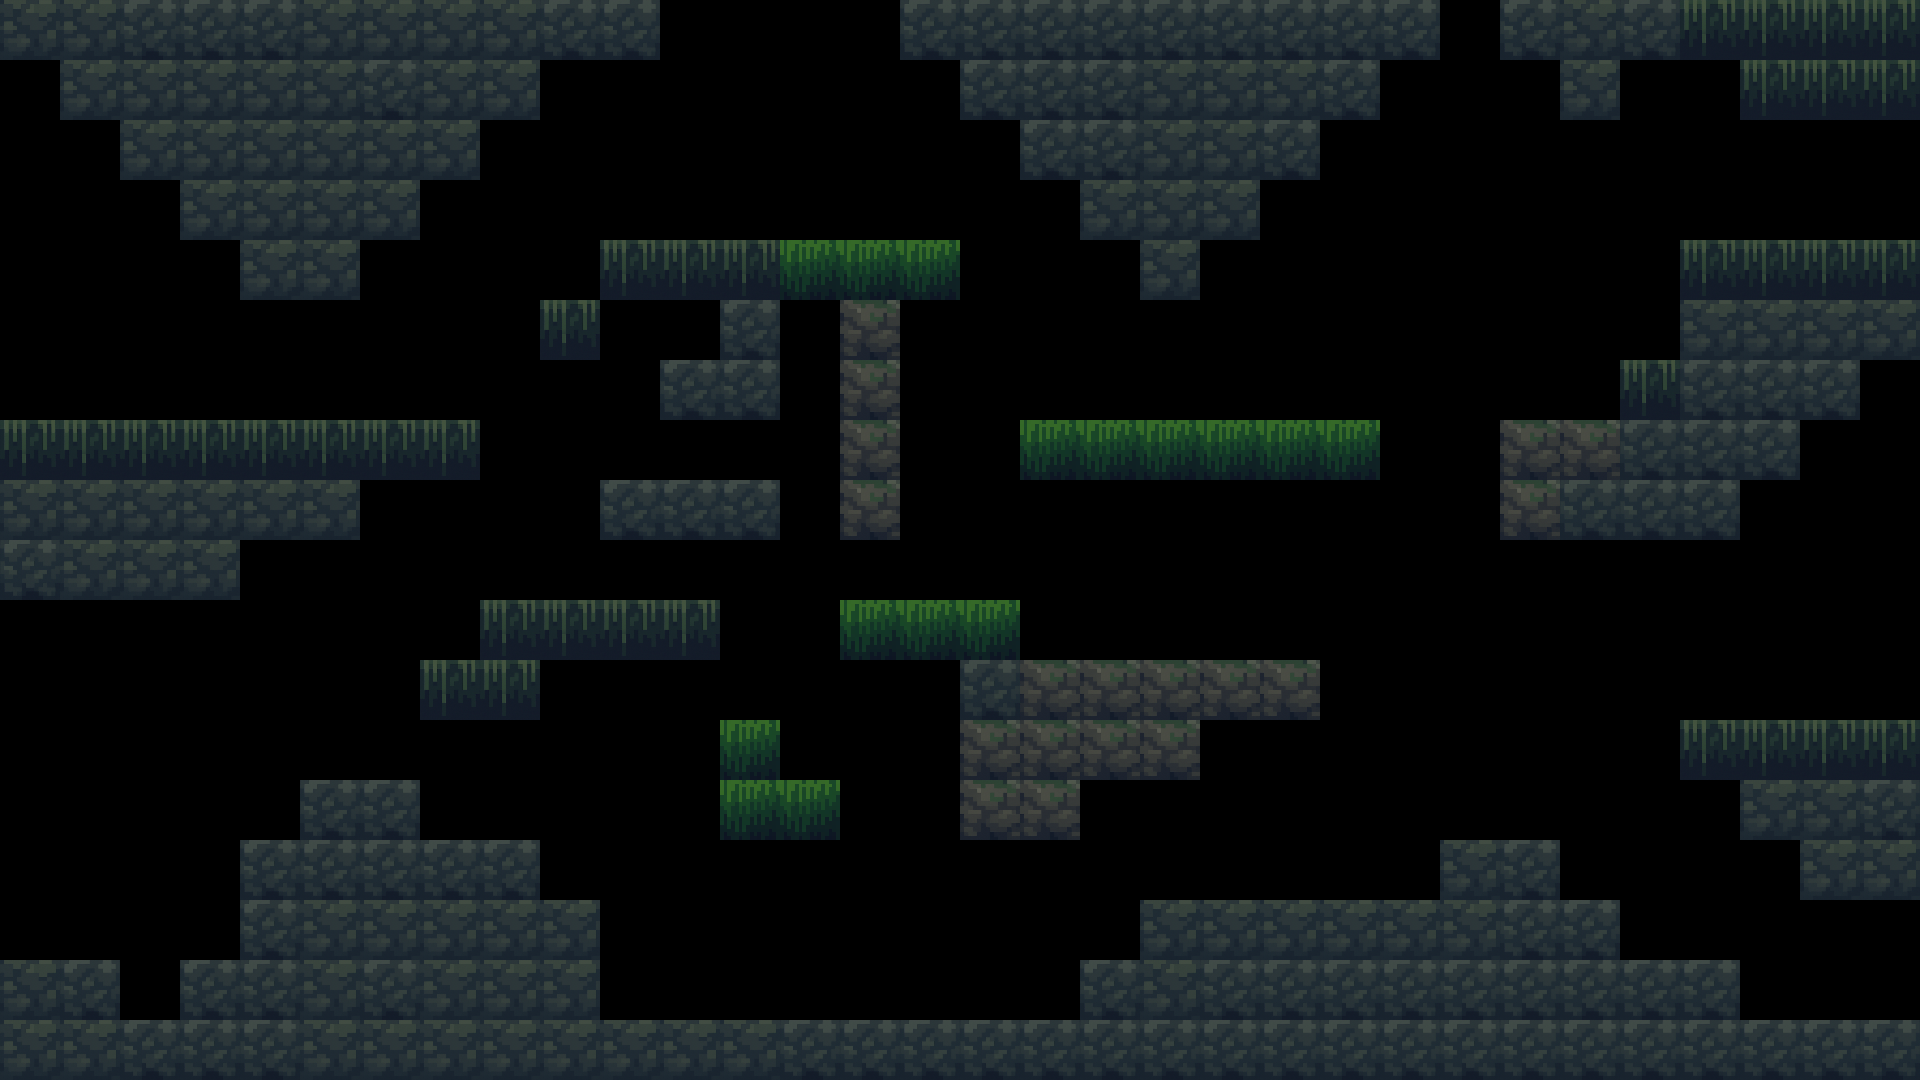

This is a level from a 2D game, rendered from its Tiled map with the project's own tilesets. A one-line summary and the complete map file follow:
An orthogonal 32x18 tile map with 60x60 px tiles, 1 tile layer (Tile Layer 1), 6 tilesets.

<map version="1.10" tiledversion="1.11.2" orientation="orthogonal" renderorder="right-down" width="32" height="18" tilewidth="60" tileheight="60" infinite="0" nextlayerid="2" nextobjectid="1">
 <editorsettings>
  <export target="../assets/tilemap/lv1_test.csv" format="csv" />
 </editorsettings>
 <tileset firstgid="1" name="mossyblock" tilewidth="60" tileheight="60" tilecount="1" columns="1">
  <image source="../assets/mossyblock.png" width="60" height="60" />
 </tileset>
 <tileset firstgid="2" name="stoneblock" tilewidth="60" tileheight="60" tilecount="1" columns="1">
  <image source="../assets/stoneblock.png" width="60" height="60" />
 </tileset>
 <tileset firstgid="3" name="vineblock" tilewidth="60" tileheight="60" tilecount="1" columns="1">
  <image source="../assets/vineblock.png" width="60" height="60" />
 </tileset>
 <tileset firstgid="4" name="vinevineblock" tilewidth="60" tileheight="60" tilecount="1" columns="1">
  <image source="../assets/vinevineblock.png" width="60" height="60" />
 </tileset>
 <tileset firstgid="5" name="wetstoneblock" tilewidth="60" tileheight="60" tilecount="1" columns="1">
  <image source="../assets/wetstoneblock.png" width="60" height="60" />
 </tileset>
 <tileset firstgid="6" name="in_cave" tilewidth="60" tileheight="60" tilecount="5" columns="0">
  <grid orientation="orthogonal" width="1" height="1" />
  <tile id="0">
   <image source="../assets/mossyblock.png" width="60" height="60" />
  </tile>
  <tile id="1">
   <image source="../assets/stoneblock.png" width="60" height="60" />
  </tile>
  <tile id="2">
   <image source="../assets/vineblock.png" width="60" height="60" />
  </tile>
  <tile id="3">
   <image source="../assets/vinevineblock.png" width="60" height="60" />
  </tile>
  <tile id="4">
   <image source="../assets/wetstoneblock.png" width="60" height="60" />
  </tile>
 </tileset>
 <layer id="1" name="Tile Layer 1" width="32" height="18">
  <data encoding="csv">
10,10,7,7,7,10,10,10,10,7,7,0,0,0,0,7,7,7,7,7,7,7,7,7,0,7,10,7,8,8,8,8,
0,10,10,10,10,10,7,10,10,0,0,0,0,0,0,0,7,7,7,10,10,10,7,0,0,0,10,0,0,8,8,8,
0,0,10,10,10,10,10,10,0,0,0,0,0,0,0,0,0,7,7,10,10,7,0,0,0,0,0,0,0,0,0,0,
0,0,0,10,10,10,10,0,0,0,0,0,0,0,0,0,0,0,10,10,10,0,0,0,0,0,0,0,0,0,0,0,
0,0,0,0,10,10,0,0,0,0,8,8,8,9,9,9,0,0,0,10,0,0,0,0,0,0,0,0,8,8,8,8,
0,0,0,0,0,0,0,0,0,8,0,0,7,0,6,0,0,0,0,0,0,0,0,0,0,0,0,0,10,10,10,10,
0,0,0,0,0,0,0,0,0,0,0,7,7,0,6,0,0,0,0,0,0,0,0,0,0,0,0,8,7,7,7,0,
8,8,8,8,8,8,8,8,0,0,0,0,0,0,6,0,0,9,9,9,9,9,9,0,0,6,6,7,7,7,0,0,
10,10,10,10,10,10,0,0,0,0,7,7,7,0,6,0,0,0,0,0,0,0,0,0,0,6,7,7,7,0,0,0,
7,10,10,10,0,0,0,0,0,0,0,0,0,0,0,0,0,0,0,0,0,0,0,0,0,0,0,0,0,0,0,0,
0,0,0,0,0,0,0,0,8,8,8,8,0,0,9,9,9,0,0,0,0,0,0,0,0,0,0,0,0,0,0,0,
0,0,0,0,0,0,0,8,8,0,0,0,0,0,0,0,7,6,6,6,6,6,0,0,0,0,0,0,0,0,0,0,
0,0,0,0,0,0,0,0,0,0,0,0,9,0,0,0,6,6,6,6,0,0,0,0,0,0,0,0,8,8,8,8,
0,0,0,0,0,7,7,0,0,0,0,0,9,9,0,0,6,6,0,0,0,0,0,0,0,0,0,0,0,10,10,7,
0,0,0,0,7,7,7,7,7,0,0,0,0,0,0,0,0,0,0,0,0,0,0,0,10,7,0,0,0,0,10,10,
0,0,0,0,7,10,10,10,10,10,0,0,0,0,0,0,0,0,0,10,10,10,10,10,10,7,7,0,0,0,0,0,
10,7,0,7,7,10,7,10,10,10,0,0,0,0,0,0,0,0,7,10,7,7,7,7,7,7,7,7,7,0,0,0,
10,10,7,7,7,10,10,10,10,10,10,10,10,7,7,7,7,7,7,7,7,7,7,7,7,7,7,7,7,7,7,7
</data>
 </layer>
</map>